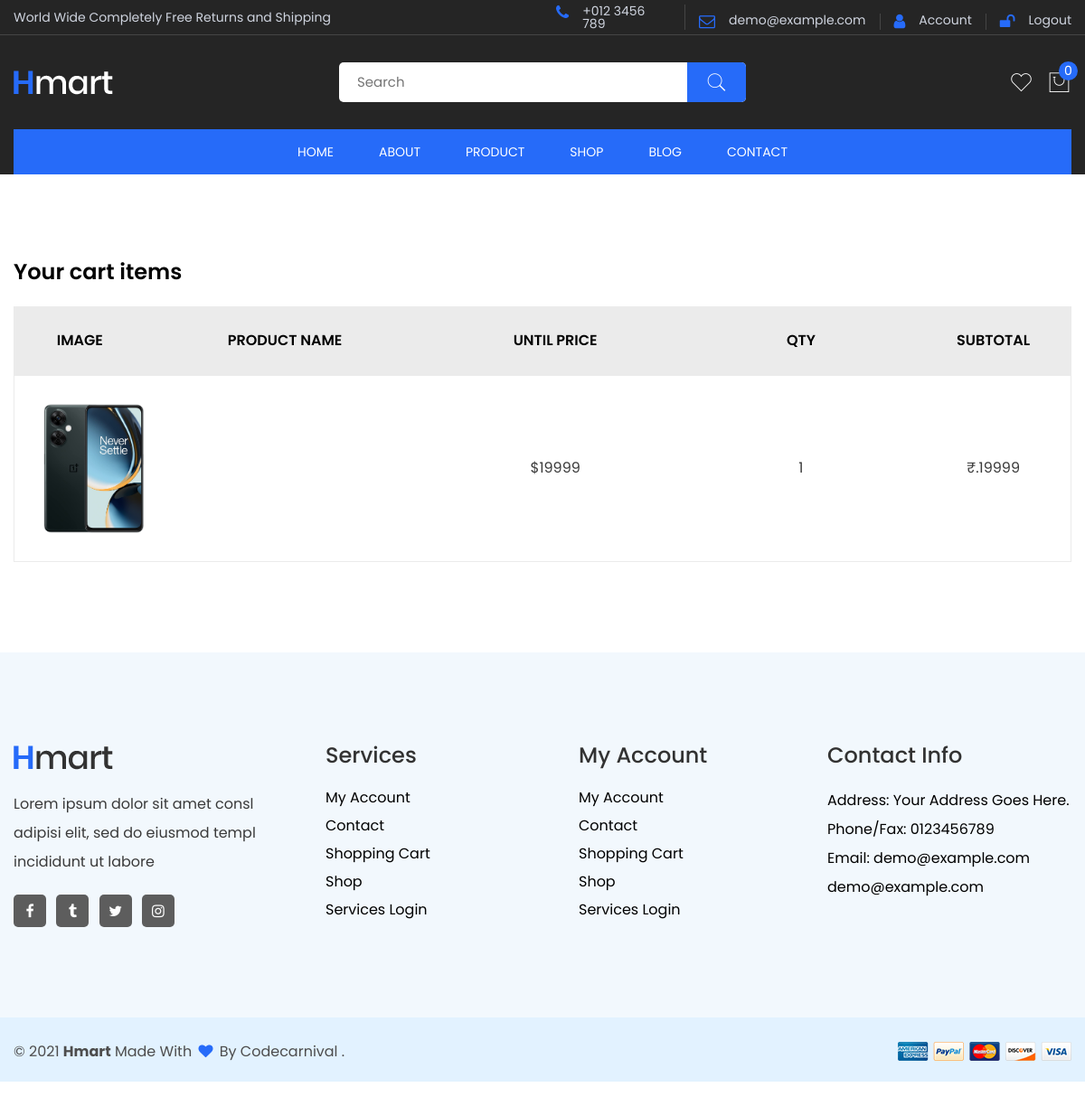
Page /yourorder/ (signed in) on the committed database.
### app1/models.py (models this page shows, shortened)
class OrderItem(models.Model):
    user = models.ForeignKey(User, on_delete=models.CASCADE,null=True)
    order = models.ForeignKey(Order, on_delete=models.CASCADE)
    product = models.CharField(max_length=200)
    image = models.ImageField(upload_to='Product_Images/Order_Img')
    quantity = models.CharField(max_length=20)
    price = models.CharField(max_length=50)
    total = models.CharField(max_length=1000)

### onlinestore/views.py (the view)
# urls.py: path('yourorder/', views.Your_Order, name='yourrorder'),
def Your_Order(request):
    uid = request.session.get('_auth_user_id')
    user = User.objects.get(id=uid)
    order = OrderItem.objects.filter(user = user)
    context = {
        'order': order,
    }
    return render(request, 'main/yourorder.html', context)

### templates/main/yourorder.html
{% extends 'main/base.html' %}
{% block content %}
{% load static %}
    <div class="cart-main-area pt-100px pb-100px">
            <div class="container">
                <h3 class="cart-page-title">Your cart items</h3>
                <div class="row">
                    <div class="col-lg-12 col-md-12 col-sm-12 col-12">
                            <div class="table-content table-responsive cart-table-content">
                                <table>
                                    <thead>
                                        <tr>
                                            <th>Image</th>
                                            <th>Product Name</th>
                                            <th>Until Price</th>
                                            <th>Qty</th>
                                            <th>Subtotal</th>
                                        </tr>
                                    </thead>
                                    <tbody>
                                    {% for i in order %}
                                        <tr>
                                            <td class="product-thumbnail">
                                                <a href="#"><img class="img-responsive ml-15px" src="{{i.image}}" alt="" /></a>
                                            </td>
                                            <td class="product-name"><a href="#">{{i.products}}</a></td>
                                            <td class="product-price-cart"><span class="amount">${{i.price}}</span></td>
                                            <td class="product-quantity">
                                                    {{i.quantity}}
                                            </td>
                                            <td class="product-subtotal">₹.{{i.total}}</td>
                                        </tr>
                                        {% endfor %}
                                    </tbody>
                                </table>
                            </div>
                    </div>
                </div>
            </div>
        </div>
{% endblock %}

### rows in the picture
OrderItem: image (picture), price "19999", quantity "1", total "19999"

### other values in the picture
{{ request.session.cart|length }} "0"
